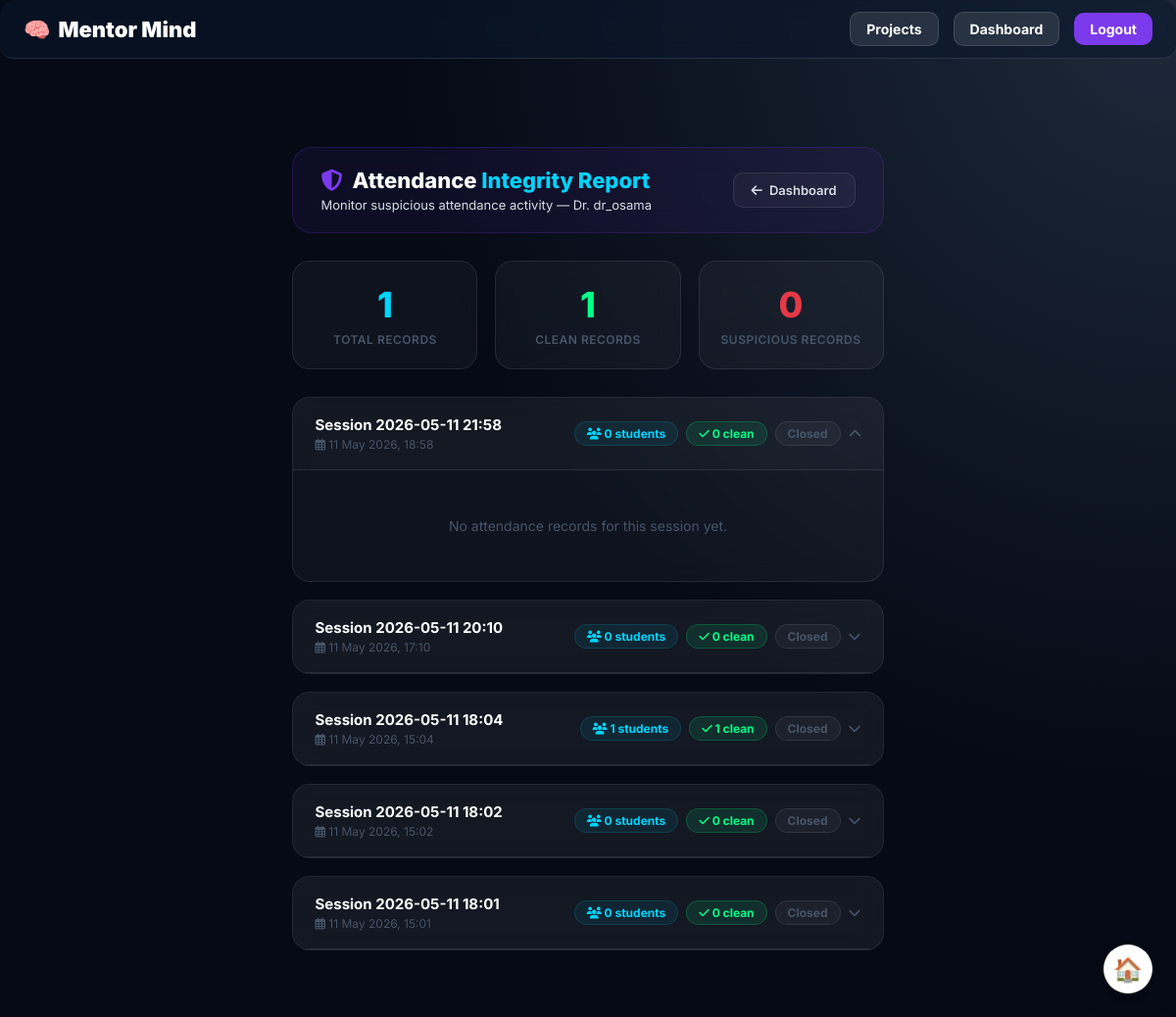
Screenshot of /doctor/integrity-report (signed in) with the database file from the repository.
### models.py (models this page shows)
class AttendanceSession(Base):
    __tablename__ = "attendance_sessions"
    id = Column(Integer, primary_key=True)
    doctor_username = Column(String(80), nullable=False, index=True)
    session_name = Column(String(200), nullable=False)
    qr_code_token = Column(String(100), unique=True, nullable=False)
    is_active = Column(Integer, default=1) # 1 for active, 0 for closed
    created_at = Column(DateTime, default=datetime.utcnow)

### app.py (the view)
@app.route("/doctor/integrity-report")
def integrity_report():
    doctor_username = require_doctor()
    if not doctor_username:
        return redirect(url_for("login"))
    db = get_db()
    sessions = db.query(AttendanceSession).filter_by(doctor_username=doctor_username)\
                 .order_by(AttendanceSession.created_at.desc()).all()
    report_data = []
    for s in sessions:
        records = db.query(AttendanceRecord).filter_by(session_id=s.id).all()
        total        = len(records)
        suspicious   = [r for r in records if r.is_suspicious == 1]
        clean        = total - len(suspicious)
        report_data.append({
            "session":    s,
            "records":    records,
            "total":      total,
            "suspicious": len(suspicious),
            "clean":      clean
        })
    return render_template("integrity_report.html",
                           doctor=doctor_username,
                           report_data=report_data)

### app.py (called while the page is built)
@app.teardown_appcontext
def remove_db_session(exception=None):
    SessionLocal.remove()

def get_db():
    return SessionLocal()

def require_doctor(): return session.get("doctor")

### templates/integrity_report.html (shortened to what this page needs)
{% extends "base.html" %}
{% block content %}
<link rel="stylesheet" href="https://cdnjs.cloudflare.com/ajax/libs/font-awesome/6.4.0/css/all.min.css">
<div class="wrap">
    <div class="top-bar">
        <div>
            <h1><i class="fas fa-shield-alt" style="color:#7c3aed;margin-right:10px;"></i>Attendance <span>Integrity Report</span></h1>
            <p>Monitor suspicious attendance activity — Dr. {{ doctor }}</p>
        </div>
        <a href="{{ url_for('doctor_dashboard') }}" class="btn-back">
            <i class="fas fa-arrow-left"></i> Dashboard
        </a>
    </div>
    {% if report_data %}
    {% set total_all = namespace(v=0) %}
    {% set sus_all   = namespace(v=0) %}
    {% for row in report_data %}
        {% set total_all.v = total_all.v + row.total %}
        {% set sus_all.v   = sus_all.v   + row.suspicious %}
    {% endfor %}
    <div class="stats-row">
        <div class="stat-card">
            <div class="val blue">{{ total_all.v }}</div>
            <div class="lbl">Total Records</div>
        </div>
        <div class="stat-card">
            <div class="val green">{{ total_all.v - sus_all.v }}</div>
            <div class="lbl">Clean Records</div>
        </div>
        <div class="stat-card">
            <div class="val red">{{ sus_all.v }}</div>
            <div class="lbl">Suspicious Records</div>
        </div>
    </div>
    {% for row in report_data %}
    <div class="session-block" id="block-{{ loop.index }}">
        <div class="session-header" onclick="toggle({{ loop.index }})">
            <div class="session-info">
                <h3>{{ row.session.session_name }}</h3>
                <p>
                    <i class="far fa-calendar-alt"></i>
                    {{ row.session.created_at.strftime('%d %b %Y, %H:%M') if row.session.created_at else '—' }}
                </p>
            </div>
            <div class="session-badges">
                <span class="badge total"><i class="fas fa-users"></i> {{ row.total }} students</span>
                <span class="badge clean"><i class="fas fa-check"></i> {{ row.clean }} clean</span>
                <span class="badge {% if row.session.is_active %}active{% else %}closed{% endif %}">
                    {{ "Active" if row.session.is_active else "Closed" }}
                </span>
                <i class="fas fa-chevron-down chevron"></i>
            </div>
        </div>
        <div class="session-body">
            {% if row.records %}
            <table>
                <thead>
                    <tr>
                        <th>#</th>
                        <th>Student Code</th>
                        <th>Marked At</th>
                        <th>IP Address</th>
                        <th>Location</th>
                        <th>Attempts</th>
                        <th>Status</th>
                        <th>Reason</th>
                    </tr>
                </thead>
                <tbody>
                    {% for r in row.records %}
                    <tr>
                        <td style="color:var(--muted);">{{ loop.index }}</td>
                        <td><strong>{{ r.student_code }}</strong></td>
                        <td style="color:var(--muted);">
                            {{ r.marked_at.strftime('%H:%M:%S') if r.marked_at else '—' }}
                        </td>
                        <td>
                            {% if r.ip_address %}
                                <span style="font-family:monospace;font-size:12px;color:var(--accent2);">{{ r.ip_address }}</span>
                            {% else %}
                                <span style="color:var(--muted);">—</span>
                            {% endif %}
                        </td>
                        <td>
                            {% if r.latitude and r.longitude %}
                                <a href="https://maps.google.com/?q={{ r.latitude }},{{ r.longitude }}"
                                   target="_blank"
                                   style="color:var(--accent2);font-size:12px;text-decoration:none;">
                                    <i class="fas fa-map-marker-alt"></i> View Map
                                </a>
                            {% else %}
                                <span style="color:var(--muted);">—</span>
                            {% endif %}
                        </td>
                        <td>
                            <span class="attempt-pill {% if (r.attempt_count or 1) == 1 %}normal{% endif %}">
                                {{ r.attempt_count or 1 }}x
                            </span>
                        </td>
                        <td>
                            {% if r.is_suspicious %}
                                <span class="flag-sus"><i class="fas fa-exclamation-triangle"></i> Suspicious</span>
                            {% else %}
                                <span class="flag-clean"><i class="fas fa-check-circle"></i> Clean</span>
                            {% endif %}
                        </td>
                        <td style="color:var(--muted);font-size:12px;max-width:200px;">
                            {{ r.suspicious_reason or '—' }}
                        </td>
                    </tr>
                    {% endfor %}
                </tbody>
            </table>
            {% else %}
            <p style="color:var(--muted);text-align:center;padding:30px;font-size:14px;">
                No attendance records for this session yet.
            </p>
            {% endif %}
        </div>
    </div>
    {% endfor %}
    {% else %}
    <div class="empty">
        <div class="icon"><i class="fas fa-shield-alt"></i></div>
        <h3>No Attendance Sessions Found</h3>
        <p>Create an attendance session from the dashboard to start tracking.</p>
    </div>
    {% endif %}
</div>
{% endblock %}

### templates/base.html (shortened to what this page needs)
<!DOCTYPE html>
<html lang="en">
<head>
  <link rel="stylesheet" href="{{ url_for('static', filename='static/style.css') }}">
</head>
<body>
  <nav class="navbar">
    <a href="{{ url_for('home_page') }}" class="nav-brand">
      <span>🧠</span> Mentor Mind
    </a>
    <div class="nav-links">
      <a href="{{ url_for('projects_dashboard') }}" class="nav-btn">Projects</a>
      {% if session.get('student_code') or session.get('doctor') or session.get('manager') %}
        <a href="{{ url_for('go_home') }}" class="nav-btn">Dashboard</a>
        <a href="{{ url_for('logout') }}" class="nav-btn logout">Logout</a>
      {% else %}
        <a href="{{ url_for('signup_choice') }}" class="nav-btn">Sign Up</a>
        <a href="{{ url_for('login') }}" class="nav-btn">Login</a>
      {% endif %}
    </div>
  </nav>
  <div class="container">
    {% block content %}{% endblock %}
  </div>
  <a href="{{ url_for('home_page') }}" class="global-home" title="Home">🏠</a>
</body>
</html>

### static/static/style.css (style rules this page uses)
:root { --navy: #0b1b3a; --silver: #c0c0c0; --card: #102a57; --muted: #9aa7bd; --danger: #ff6b6b; --ok: #6bff95; }
body { background-color: var(--navy); color: var(--silver); font-family: Arial, Helvetica, sans-serif; margin: 0; padding: 0; animation: fadeIn 0.6s ease; }
.container { max-width: 1100px; margin: 30px auto; padding: 0 16px; animation: slideUp 0.7s ease; }
a { color: var(--silver); text-decoration: none; }
.navbar { display: flex; justify-content: space-between; align-items: center; background-color: #08152e; padding: 14px 18px; border-radius: 14px; margin-bottom: 20px; animation: fadeIn 0.5s ease; }
.badge { padding: 6px 12px; border-radius: 999px; border: 1px solid rgba(255,255,255,0.2); background-color: #08152e; font-size: 0.9em; transition: 0.3s; }

### templates/base.html (style rules this page uses)
:root { --navy: #0b1b3a; --card-bg: rgba(10, 25, 45, 0.55); --glass-border: rgba(255, 255, 255, 0.12); --accent: #e63946; --text-silver: #d7dde6; }
body { margin: 0; padding: 0; background: radial-gradient(circle at top right, #1e293b 0%, #050a15 50%) !important; background-attachment: fixed !important; font-family: 'Inter', -apple-system, BlinkMacSystemFont, sans-serif; color: #fff; min-height: 100vh; display: flex; flex-direction: column; }
.navbar { background: var(--card-bg); backdrop-filter: blur(10px); border-bottom: 1px solid var(--glass-border); padding: 12px 24px; display: flex; justify-content: space-between; align-items: center; position: fixed; top: 0; left: 0; right: 0; z-index: 1000; width: 100%; box-sizing: border-box; }
.nav-brand { font-size: 22px; font-weight: 900; color: #fff; text-decoration: none; display: flex; align-items: center; gap: 8px; }
.nav-links { display: flex; gap: 15px; align-items: center; }
.nav-btn { padding: 8px 16px; border-radius: 10px; text-decoration: none; font-weight: 700; font-size: 14px; transition: all 0.3s ease; background: rgba(255, 255, 255, 0.1); color: #fff; border: 1px solid var(--glass-border); }
.nav-btn.logout { background: var(--accent); border: none; }
.container { max-width: 1200px; margin: 80px auto 0; padding: 20px; flex: 1; }
.global-home { position: fixed; bottom: 24px; right: 24px; width: 50px; height: 50px; border-radius: 50%; background: #fff; color: #203348; display: flex; align-items: center; justify-content: center; text-decoration: none; font-size: 24px; box-shadow: 0 10px 25px rgba(0,0,0,0.3); z-index: 9999; transition: transform 0.3s ease; }

### rows the page displays
AttendanceSession: session.session_name "Session 2026-05-11 21:58", session.created_at "11 May 2026, 18:58", is_active "Closed"
AttendanceSession: session.session_name "Session 2026-05-11 20:10", session.created_at "11 May 2026, 17:10", is_active "Closed"
AttendanceSession: session.session_name "Session 2026-05-11 18:04", session.created_at "11 May 2026, 15:04", is_active "Closed"
AttendanceSession: session.session_name "Session 2026-05-11 18:02", session.created_at "11 May 2026, 15:02", is_active "Closed"
AttendanceSession: session.session_name "Session 2026-05-11 18:01", session.created_at "11 May 2026, 15:01", is_active "Closed"

### other values shown
{{ doctor }} "dr_osama"
{{ total_all.v }} "1"
{{ total_all.v - sus_all.v }} "1"
{{ sus_all.v }} "0"
{{ row.total }} "0" "0" "1" "0" "0"
{{ row.clean }} "0" "0" "1" "0" "0"
